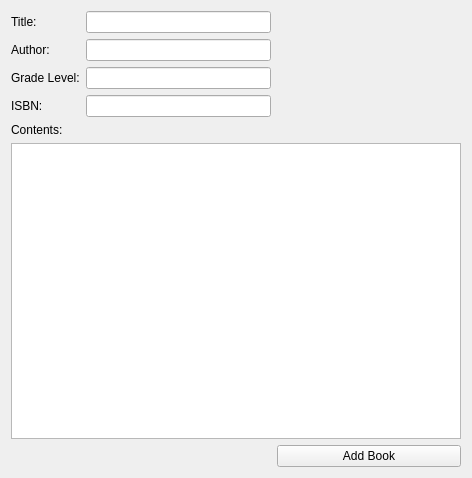
<?xml version="1.0" encoding="UTF-8"?>
<ui version="4.0">
 <class>Form</class>
 <widget class="QWidget" name="Form">
  <property name="geometry">
   <rect>
    <x>0</x>
    <y>0</y>
    <width>472</width>
    <height>478</height>
   </rect>
  </property>
  <property name="windowTitle">
   <string>Form</string>
  </property>
  <layout class="QGridLayout" name="gridLayout">
   <item row="3" column="0">
    <widget class="QLabel" name="label_5">
     <property name="text">
      <string>ISBN:</string>
     </property>
    </widget>
   </item>
   <item row="4" column="0">
    <widget class="QLabel" name="label_4">
     <property name="text">
      <string>Contents:</string>
     </property>
    </widget>
   </item>
   <item row="1" column="0">
    <widget class="QLabel" name="label_2">
     <property name="text">
      <string>Author:</string>
     </property>
    </widget>
   </item>
   <item row="2" column="1">
    <widget class="QLineEdit" name="lineEdit_3"/>
   </item>
   <item row="2" column="0">
    <widget class="QLabel" name="label_3">
     <property name="text">
      <string>Grade Level:</string>
     </property>
    </widget>
   </item>
   <item row="0" column="0">
    <widget class="QLabel" name="label">
     <property name="text">
      <string>Title:</string>
     </property>
    </widget>
   </item>
   <item row="0" column="1">
    <widget class="QLineEdit" name="lineEdit"/>
   </item>
   <item row="2" column="2">
    <spacer name="horizontalSpacer_3">
     <property name="orientation">
      <enum>Qt::Horizontal</enum>
     </property>
     <property name="sizeHint" stdset="0">
      <size>
       <width>40</width>
       <height>20</height>
      </size>
     </property>
    </spacer>
   </item>
   <item row="1" column="2">
    <spacer name="horizontalSpacer_2">
     <property name="orientation">
      <enum>Qt::Horizontal</enum>
     </property>
     <property name="sizeHint" stdset="0">
      <size>
       <width>40</width>
       <height>20</height>
      </size>
     </property>
    </spacer>
   </item>
   <item row="0" column="2">
    <spacer name="horizontalSpacer">
     <property name="orientation">
      <enum>Qt::Horizontal</enum>
     </property>
     <property name="sizeHint" stdset="0">
      <size>
       <width>40</width>
       <height>20</height>
      </size>
     </property>
    </spacer>
   </item>
   <item row="3" column="1">
    <widget class="QLineEdit" name="lineEdit_4"/>
   </item>
   <item row="3" column="2">
    <spacer name="horizontalSpacer_4">
     <property name="orientation">
      <enum>Qt::Horizontal</enum>
     </property>
     <property name="sizeHint" stdset="0">
      <size>
       <width>170</width>
       <height>20</height>
      </size>
     </property>
    </spacer>
   </item>
   <item row="1" column="1">
    <widget class="QLineEdit" name="lineEdit_2"/>
   </item>
   <item row="5" column="0" colspan="3">
    <widget class="QTextEdit" name="textEdit"/>
   </item>
   <item row="6" column="2">
    <widget class="QPushButton" name="pushButton">
     <property name="text">
      <string>Add Book</string>
     </property>
    </widget>
   </item>
  </layout>
 </widget>
 <resources/>
 <connections/>
</ui>
